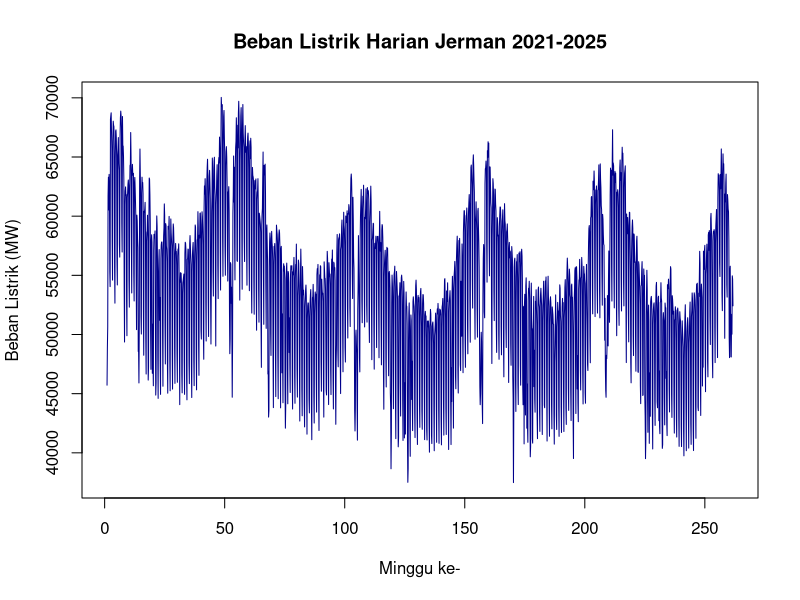
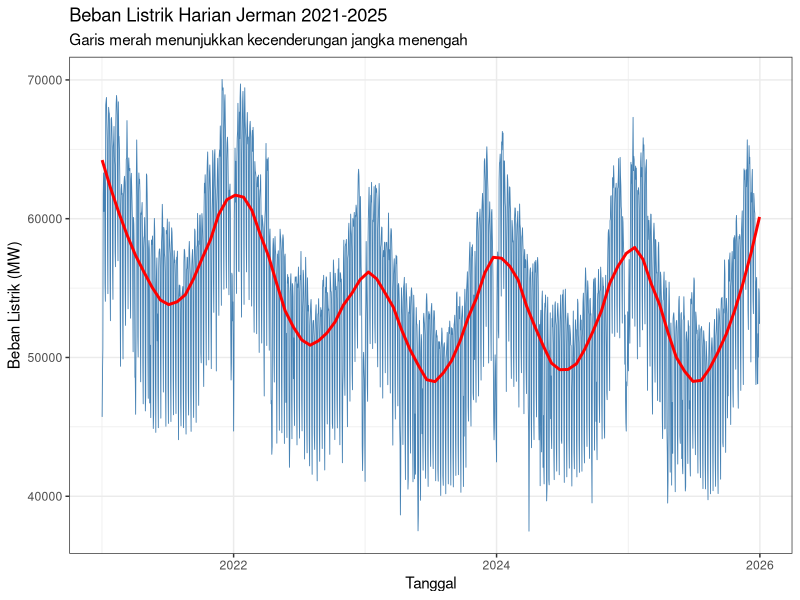
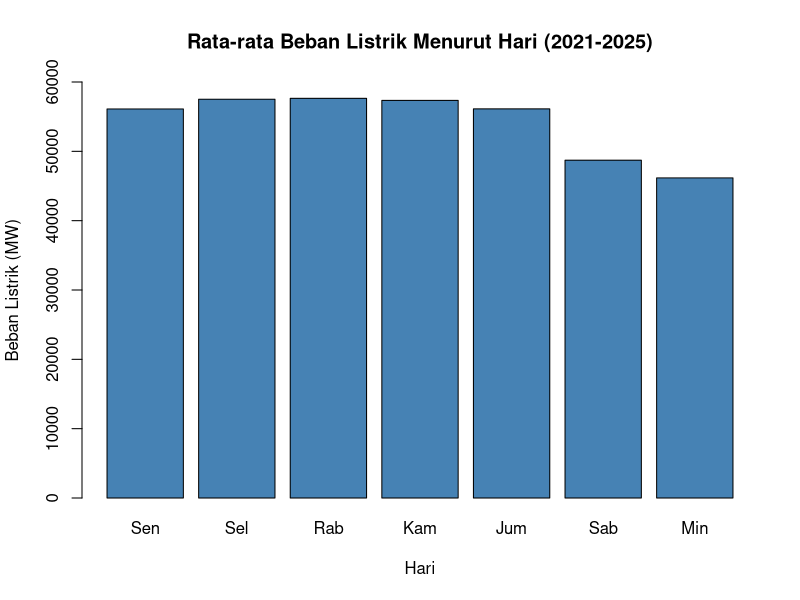
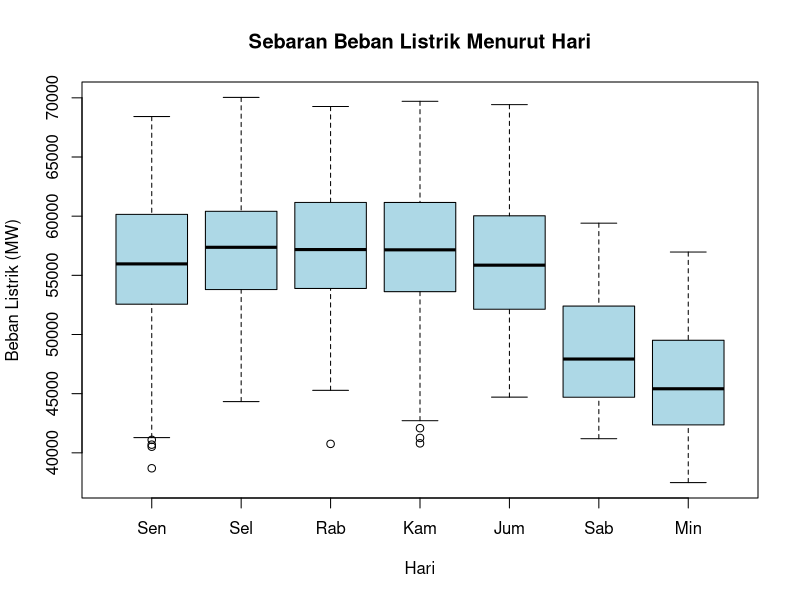
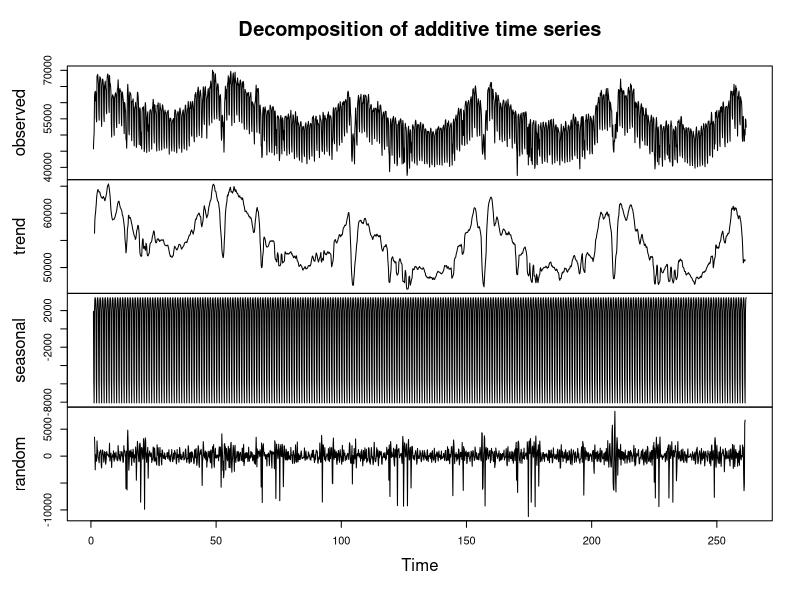
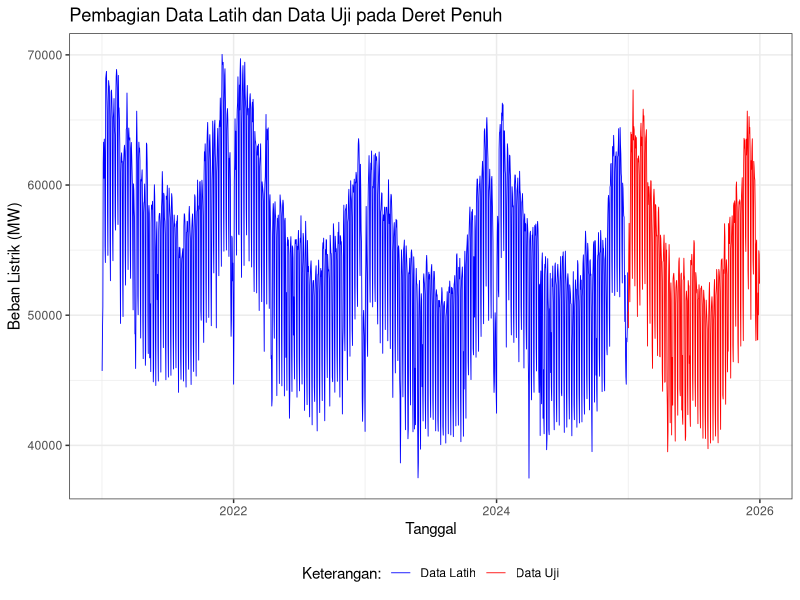
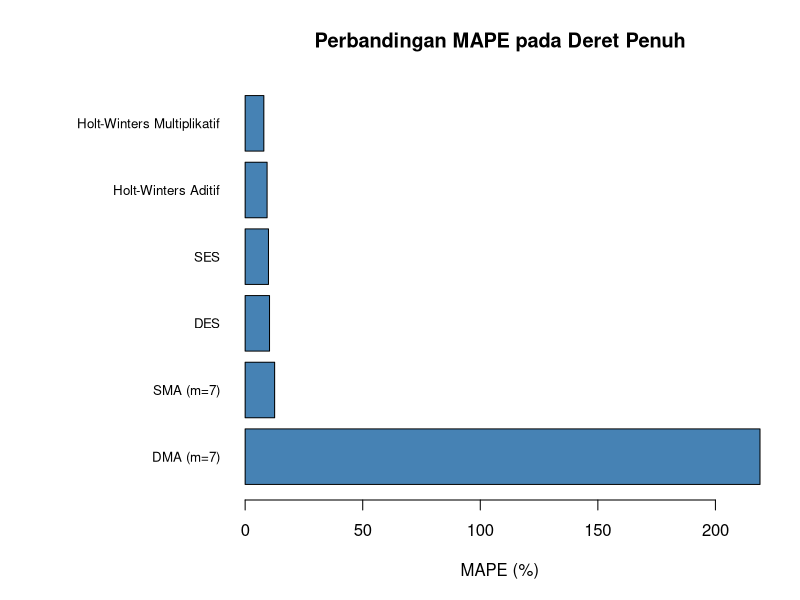
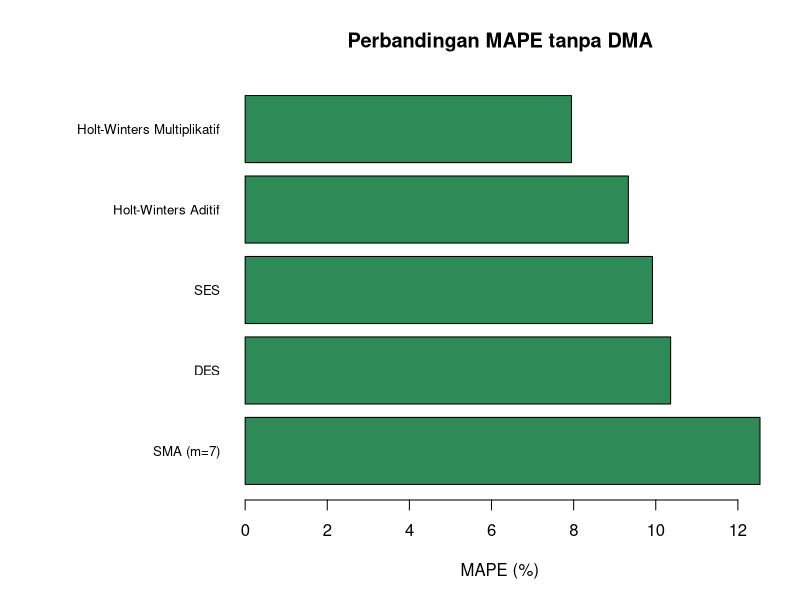

The R source for these figures, in order:
## ---- chunk 1
knitr::opts_chunk$set(echo = TRUE, warning = FALSE, message = FALSE,
                      fig.width = 9, fig.height = 4.5)
## ---- chunk 2
library(forecast)
library(TTR)
library(graphics)
library(ggplot2)
## ---- chunk 3
data <- read.csv("Data-Beban-Listrik-Jerman-2021-2025.csv")
data$Tanggal <- as.Date(data$Tanggal)
data$Tahun <- format(data$Tanggal, "%Y")
head(data)
## ---- chunk 4
cat("Jumlah observasi :", nrow(data), "\n")
cat("Periode          :", format(min(data$Tanggal)), "s.d.", format(max(data$Tanggal)), "\n")
cat("Data hilang      :", sum(is.na(data$Beban)), "\n")
## ---- chunk 5
summary(data$Beban)
## ---- chunk 6
ringkasan <- data.frame(
  Tahun     = names(tapply(data$Beban, data$Tahun, length)),
  n         = as.vector(tapply(data$Beban, data$Tahun, length)),
  Rata_rata = round(as.vector(tapply(data$Beban, data$Tahun, mean)), 1),
  Simpangan = round(as.vector(tapply(data$Beban, data$Tahun, sd)), 1),
  Minimum   = round(as.vector(tapply(data$Beban, data$Tahun, min)), 1),
  Maksimum  = round(as.vector(tapply(data$Beban, data$Tahun, max)), 1)
)
knitr::kable(ringkasan, caption = "Ringkasan beban listrik menurut tahun")
## ---- chunk 7
data.ts <- ts(data$Beban, frequency = 7)
ts.plot(data.ts, xlab = "Minggu ke-", ylab = "Beban Listrik (MW)",
        main = "Beban Listrik Harian Jerman 2021-2025", col = "darkblue")
## ---- chunk 8
ggplot(data, aes(x = Tanggal, y = Beban)) +
  geom_line(color = "steelblue", linewidth = 0.3) +
  geom_smooth(method = "loess", span = 0.2, se = FALSE, color = "red") +
  labs(x = "Tanggal", y = "Beban Listrik (MW)",
       title = "Beban Listrik Harian Jerman 2021-2025",
       subtitle = "Garis merah menunjukkan kecenderungan jangka menengah") +
  theme_bw()
## ---- chunk 9
urutan <- c("Sen", "Sel", "Rab", "Kam", "Jum", "Sab", "Min")
data$Hari <- factor(data$Hari, levels = urutan)
rata_hari <- tapply(data$Beban, data$Hari, mean)
round(rata_hari, 2)
## ---- chunk 10
barplot(rata_hari, col = "steelblue", ylim = c(0, 60000),
        main = "Rata-rata Beban Listrik Menurut Hari (2021-2025)",
        xlab = "Hari", ylab = "Beban Listrik (MW)")
## ---- chunk 11
boxplot(Beban ~ Hari, data = data, col = "lightblue",
        main = "Sebaran Beban Listrik Menurut Hari",
        xlab = "Hari", ylab = "Beban Listrik (MW)")
## ---- chunk 12
tabel_hari <- round(tapply(data$Beban, list(data$Tahun, data$Hari), mean), 0)
knitr::kable(tabel_hari, caption = "Rata-rata beban listrik (MW) menurut tahun dan hari")
## ---- chunk 13
rasio <- round(tabel_hari[, "Min"] / tabel_hari[, "Rab"] * 100, 1)
knitr::kable(data.frame(Tahun = names(rasio), `Rasio Minggu terhadap Rabu (persen)` = as.vector(rasio),
                        check.names = FALSE),
             caption = "Beban hari Minggu sebagai persentase beban hari Rabu")
## ---- chunk 14
plot(decompose(data.ts))
## ---- chunk 15
ukuran_akurasi <- function(aktual, ramalan) {
  galat <- aktual - ramalan
  c(SSE  = sum(galat^2),
    MSE  = mean(galat^2),
    RMSE = sqrt(mean(galat^2)),
    MAPE = mean(abs(galat / aktual)) * 100)
}
## ---- chunk 16
jalankan_semua <- function(beban, m = 7, proporsi_latih = 0.8) {
  n <- length(beban)
  ntr <- floor(proporsi_latih * n)
  latih <- beban[1:ntr]
  uji   <- beban[(ntr + 1):n]
  latih.ts <- ts(latih, frequency = m)
  h <- length(uji)

  hasil <- list()

  # Single Moving Average
  sma <- SMA(latih.ts, n = m)
  hasil[["SMA (m=7)"]] <- ukuran_akurasi(uji, rep(tail(sma[!is.na(sma)], 1), h))

  # Double Moving Average
  dma <- SMA(sma, n = m)
  At <- 2 * sma - dma
  Bt <- (2 / (m - 1)) * (sma - dma)
  i <- length(latih)
  hasil[["DMA (m=7)"]] <- ukuran_akurasi(uji, At[i] + Bt[i] * (1:h))

  # Single Exponential Smoothing
  hasil[["SES"]] <- ukuran_akurasi(uji, as.numeric(ses(latih.ts, h = h)$mean))

  # Double Exponential Smoothing
  hasil[["DES"]] <- ukuran_akurasi(uji, as.numeric(holt(latih.ts, h = h)$mean))

  # Holt-Winters Aditif
  hwa <- HoltWinters(latih.ts, seasonal = "additive")
  hasil[["Holt-Winters Aditif"]] <- ukuran_akurasi(uji, as.numeric(forecast(hwa, h = h)$mean))

  # Holt-Winters Multiplikatif
  hwm <- HoltWinters(latih.ts, seasonal = "multiplicative")
  hasil[["Holt-Winters Multiplikatif"]] <- ukuran_akurasi(uji, as.numeric(forecast(hwm, h = h)$mean))

  do.call(rbind, hasil)
}
## ---- chunk 17
n <- nrow(data)
n_train <- floor(0.8 * n)
training <- data[1:n_train, ]
testing  <- data[(n_train + 1):n, ]

cat("Data latih :", nrow(training), "observasi (",
    format(min(training$Tanggal)), "s.d.", format(max(training$Tanggal)), ")\n")
cat("Data uji   :", nrow(testing), "observasi (",
    format(min(testing$Tanggal)), "s.d.", format(max(testing$Tanggal)), ")\n")
## ---- chunk 18
ggplot() +
  geom_line(data = training, aes(x = Tanggal, y = Beban, col = "Data Latih"), linewidth = 0.3) +
  geom_line(data = testing,  aes(x = Tanggal, y = Beban, col = "Data Uji"), linewidth = 0.3) +
  labs(x = "Tanggal", y = "Beban Listrik (MW)",
       title = "Pembagian Data Latih dan Data Uji pada Deret Penuh") +
  scale_colour_manual(name = "Keterangan:",
                      breaks = c("Data Latih", "Data Uji"),
                      values = c("blue", "red")) +
  theme_bw() + theme(legend.position = "bottom")
## ---- chunk 19
tabel_penuh <- jalankan_semua(data$Beban)
tampil <- data.frame(
  Metode = rownames(tabel_penuh),
  SSE    = formatC(tabel_penuh[, "SSE"], format = "e", digits = 3),
  MSE    = formatC(tabel_penuh[, "MSE"], format = "e", digits = 3),
  RMSE   = round(tabel_penuh[, "RMSE"], 2),
  MAPE   = round(tabel_penuh[, "MAPE"], 3),
  row.names = NULL
)
knitr::kable(tampil, align = "lrrrr",
             caption = "Ukuran akurasi keenam metode pada deret penuh 2021-2025 (horizon 366 hari)")
## ---- chunk 20
cat("Metode terbaik :", rownames(tabel_penuh)[which.min(tabel_penuh[, "MAPE"])], "\n")
cat("MAPE           :", round(min(tabel_penuh[, "MAPE"]), 3), "%\n")
## ---- chunk 21
par(mar = c(5, 12, 4, 2))
barplot(sort(tabel_penuh[, "MAPE"], decreasing = TRUE), horiz = TRUE, las = 1,
        col = "steelblue", xlab = "MAPE (%)",
        main = "Perbandingan MAPE pada Deret Penuh", cex.names = 0.8)
## ---- chunk 22
tanpa_dma <- tabel_penuh[rownames(tabel_penuh) != "DMA (m=7)", ]
par(mar = c(5, 12, 4, 2))
barplot(sort(tanpa_dma[, "MAPE"], decreasing = TRUE), horiz = TRUE, las = 1,
        col = "seagreen", xlab = "MAPE (%)",
        main = "Perbandingan MAPE tanpa DMA", cex.names = 0.8)
## ---- chunk 23
tahun_list <- sort(unique(data$Tahun))
mape_tahun <- NULL

for (thn in tahun_list) {
  sub <- data[data$Tahun == thn, ]
  hasil_thn <- jalankan_semua(sub$Beban)
  mape_tahun <- rbind(mape_tahun, round(hasil_thn[, "MAPE"], 3))
}
rownames(mape_tahun) <- tahun_list
knitr::kable(mape_tahun,
             caption = "Nilai MAPE (persen) keenam metode pada setiap tahun")
## ---- chunk 24
terbaik_tahun <- data.frame(
  Tahun         = tahun_list,
  Metode_Terbaik = colnames(mape_tahun)[apply(mape_tahun, 1, which.min)],
  MAPE_Terkecil = round(apply(mape_tahun, 1, min), 3),
  row.names = NULL
)
knitr::kable(terbaik_tahun, caption = "Metode terbaik pada setiap tahun")
## ---- chunk 25
warna <- c("grey60", "grey40", "grey75", "grey25", "steelblue", "firebrick")
barplot(t(mape_tahun), beside = TRUE, col = warna,
        ylim = c(0, max(mape_tahun) * 1.15),
        xlab = "Tahun", ylab = "MAPE (%)",
        main = "Perbandingan MAPE Antarmetode pada Setiap Tahun")
legend("topleft", legend = colnames(mape_tahun), fill = warna, cex = 0.65, ncol = 2)
## ---- chunk 26
matplot(mape_tahun[, c("Holt-Winters Aditif", "Holt-Winters Multiplikatif")],
        type = "b", pch = 16, lty = 1, lwd = 2, col = c("steelblue", "firebrick"),
        xaxt = "n", xlab = "Tahun", ylab = "MAPE (%)",
        main = "Perbandingan Holt-Winters Aditif dan Multiplikatif")
axis(1, at = 1:length(tahun_list), labels = tahun_list)
legend("topleft", legend = c("Holt-Winters Aditif", "Holt-Winters Multiplikatif"),
       col = c("steelblue", "firebrick"), lty = 1, pch = 16, cex = 0.8)
